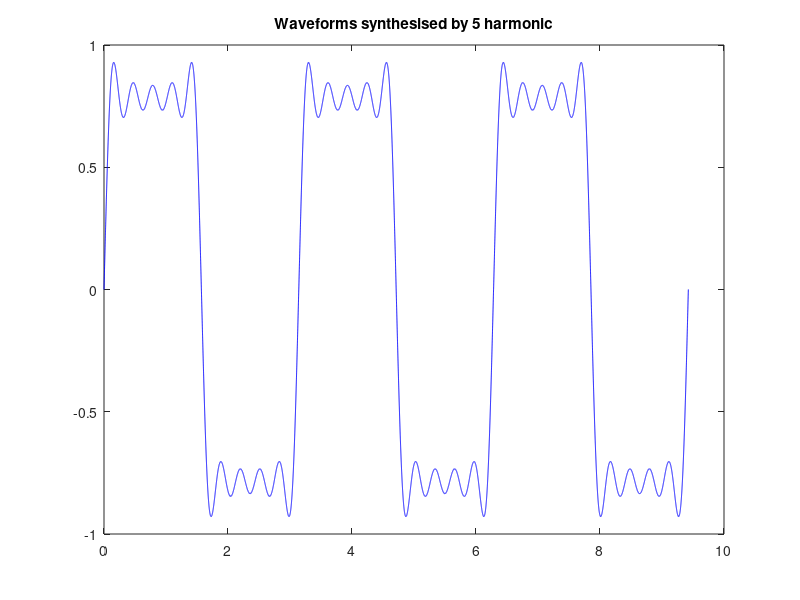

The MATLAB script that drew this image:
omega = 2;
T = 2*pi/omega;

t = linspace(0, T, 10000);
V0 = 1;

max_harmonics = 5;
a = zeros(1, max_harmonics);
b = zeros(1, max_harmonics);
synth_triang = zeros(size(t));
for n = 1:max_harmonics
    b(n)=1/(2*n-1);
    synth_triang = synth_triang + V0 * b(n)*sin((2*n-1)*omega*t);
end
t = linspace(0, 3*T, 3*10000);
synth_triang = repmat(synth_triang, 1, 3);
plot(t, synth_triang, 'b');
title(['Waveforms synthesised by ' ,num2str(max_harmonics), ' harmonic']);
